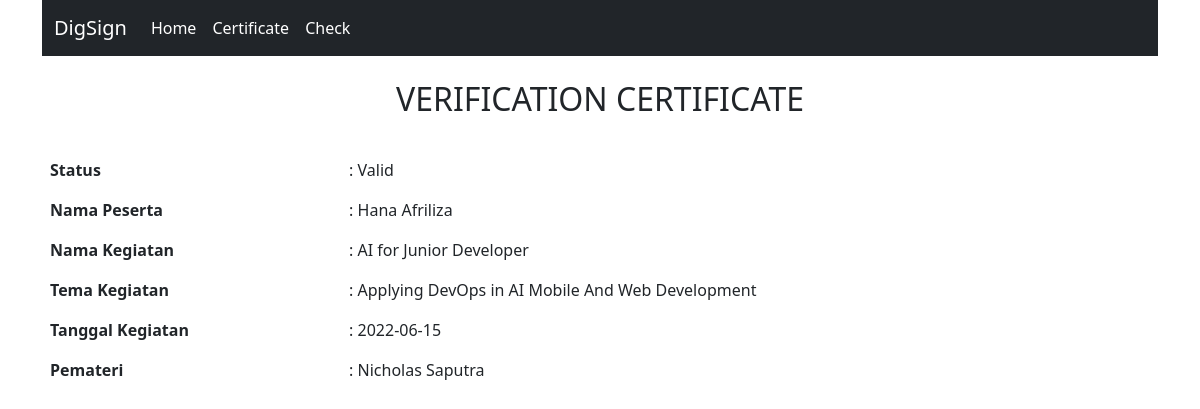
The page /verify.php?id=1 on the database its author committed.
### tables this page shows
CREATE TABLE `dokumen` (
  `id_dokumen` int(11) UNSIGNED NOT NULL,
  `id_kegiatan` int(11) UNSIGNED NOT NULL,
  `id_peserta` int(11) UNSIGNED NOT NULL,
  `qr_code` varchar(255) NOT NULL,
  `created_at` datetime NOT NULL,
  `updated_at` datetime NOT NULL
);

CREATE TABLE `peserta` (
  `id_peserta` int(11) UNSIGNED NOT NULL,
  `id_kegiatan` int(11) UNSIGNED NOT NULL,
  `nama_peserta` varchar(255) NOT NULL,
  `status` varchar(10) NOT NULL DEFAULT '1'
);

CREATE TABLE `kegiatan` (
  `id_kegiatan` int(11) UNSIGNED NOT NULL,
  `nama_kegiatan` varchar(255) NOT NULL,
  `tema_kegiatan` varchar(255) NOT NULL,
  `tanggal_kegiatan` date DEFAULT NULL,
  `pemateri` varchar(255) NOT NULL,
  `status` varchar(10) NOT NULL DEFAULT '1'
);

### verify.php (the view, shortened to what this page needs)
<?php session_start();
include('koneksi.php');
$id = $_GET['id']
?>
<!DOCTYPE html>
<html>
<head>
    <link href="https://cdn.jsdelivr.net/npm/bootstrap@5.2.0-beta1/dist/css/bootstrap.min.css" rel="stylesheet">
    <link type="text/css" href='https://cdn.datatables.net/1.10.16/css/jquery.dataTables.min.css' rel='stylesheet'>
    <link type="text/css" href='https://cdn.datatables.net/responsive/2.2.1/css/responsive.dataTables.min.css' rel='stylesheet'>
    <link type="text/css" href='https://cdn.datatables.net/buttons/1.5.1/css/buttons.dataTables.min.css' rel='stylesheet'>
</head>
<body>
    <div class="container">
        <nav class="navbar navbar-expand-lg navbar-dark bg-dark">
            <div class="container-fluid">
                <a class="navbar-brand" href="#">DigSign</a>
                <div class="collapse navbar-collapse" id="navbarNav">
                    <ul class="navbar-nav">
                        <li class="nav-item">
                            <a class="nav-link active" aria-current="page" href="index.php">Home</a>
                        </li>
                        <li class="nav-item">
                            <a class="nav-link active" href="certificate.php">Certificate</a>
                        </li>
                        <li class="nav-item">
                            <a class="nav-link active" href="check.php">Check</a>
                        </li>
                    </ul>
                </div>
            </div>
        </nav>
        <br />
        <h2 align="center">VERIFICATION CERTIFICATE</h2>
        <br />
        <table class="table table-borderless display responsive nowrap" style="width:100%">
            <tbody>
                <?php $query = mysqli_query($conn, "SELECT * FROM dokumen JOIN peserta ON dokumen.id_peserta = peserta.id_peserta JOIN kegiatan ON dokumen.id_kegiatan = kegiatan.id_kegiatan WHERE peserta.id_peserta = " . $id);
                $row = mysqli_fetch_array($query);
                ?>
                <tr>
                    <th scope="row">Status</th>
                    <td>: <?php if ($row != NULL) {
                                echo "Valid";
                            } else {
                                echo "Invalid";
                            } ?></td>
                </tr>
                <tr>
                    <th scope="row">Nama Peserta</th>
                    <td>: <?php if ($row != NULL) {
                                echo htmlentities($row['nama_peserta']);
                            } else {
                                echo "";
                            } ?></td>
                </tr>
                <tr>
                    <th scope="row">Nama Kegiatan</th>
                    <td>: <?php if ($row != NULL) {
                                echo htmlentities($row['nama_kegiatan']);
                            } else {
                                echo "";
                            } ?></td>
                </tr>
                <tr>
                    <th scope="row">Tema Kegiatan</th>
                    <td>: <?php if ($row != NULL) {
                                echo htmlentities($row['tema_kegiatan']);
                            } else {
                                echo "";
                            } ?></td>
                </tr>
                <tr>
                    <th scope="row">Tanggal Kegiatan</th>
                    <td>: <?php if ($row != NULL) {
                                echo htmlentities($row['tanggal_kegiatan']);
                            } else {
                                echo "";
                            } ?></td>
                </tr>
                <tr>
                    <th scope="row">Pemateri</th>
                    <td>: <?php if ($row != NULL) {
                                echo htmlentities($row['pemateri']);
                            } else {
                                echo "";
                            } ?></td>
                </tr>
            </tbody>
        </table>
    </div>
</body>
</html>

### rows shown on the page
dokumen: id_peserta.nama_peserta "Hana Afriliza", id_kegiatan.nama_kegiatan "AI for Junior Developer", id_kegiatan.tema_kegiatan "Applying DevOps in AI Mobile And Web Development", id_kegiatan.tanggal_kegiatan "2022-06-15", id_kegiatan.pemateri "Nicholas Saputra"
